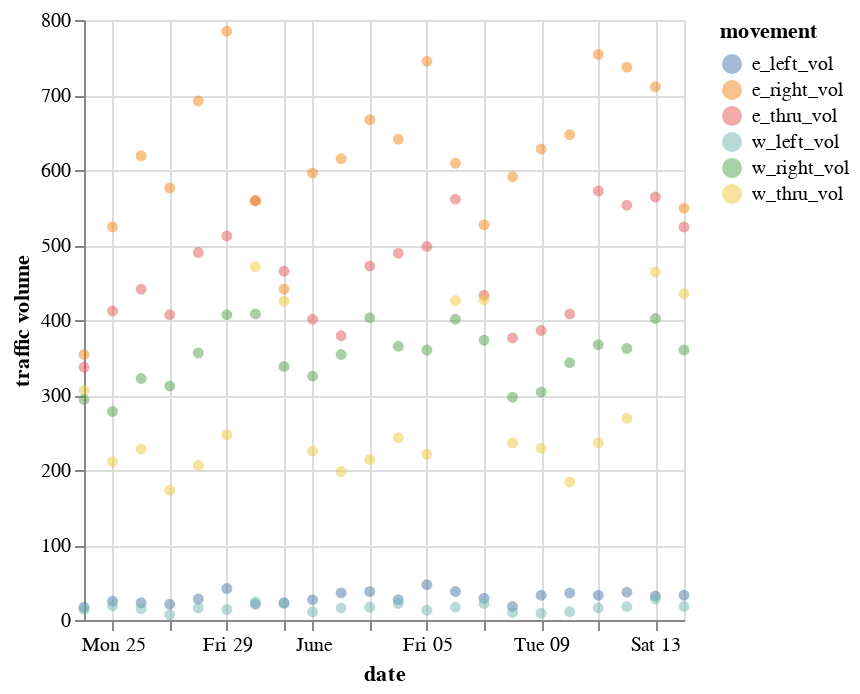

This figure's notebook cell:
### Code cell
base = alt.Chart(result2020i).mark_circle(opacity=0.5).transform_fold(
    fold=["e_thru_vol", "e_left_vol", "e_right_vol", "w_thru_vol", "w_left_vol", "w_right_vol"],
    as_=['movement', 'traffic volume']
).encode(
    alt.X('date:T'),
    alt.Y('traffic volume:Q'),
    alt.Color('movement:N'),
    alt.Tooltip(["date", "e_thru_vol", "e_left_vol", "e_right_vol", "w_thru_vol", "w_left_vol", "w_right_vol"])
)

# loe = base.transform_loess("date", "traffic volume", groupby=["movement"]).mark_line(size=4)

base

### Figure 1 — Vega-Lite specification as saved in the notebook (floating-point values rounded to 4 significant figures)
{"config": {"view": {"continuousWidth": 300, "continuousHeight": 300}}, "data": {"name": "data-5e1d9a4ae7e4015ce8b388597838805a"}, "mark": {"type": "circle", "opacity": 0.5}, "encoding": {"color": {"field": "movement", "type": "nominal"}, "tooltip": [{"field": "date", "type": "temporal"}, {"field": "e_thru_vol", "type": "quantitative"}, {"field": "e_left_vol", "type": "quantitative"}, {"field": "e_right_vol", "type": "quantitative"}, {"field": "w_thru_vol", "type": "quantitative"}, {"field": "w_left_vol", "type": "quantitative"}, {"field": "w_right_vol", "type": "quantitative"}], "x": {"field": "date", "type": "temporal"}, "y": {"field": "traffic volume", "type": "quantitative"}}, "transform": [{"fold": ["e_thru_vol", "e_left_vol", "e_right_vol", "w_thru_vol", "w_left_vol", "w_right_vol"], "as": ["movement", "traffic volume"]}], "$schema": "https://vega.github.io/schema/vega-lite/v5.8.0.json", "datasets": {"data-5e1d9a4ae7e4015ce8b388597838805a": [{"date": "2020-05-24T00:00:00", "e_thru_vol": 337, "e_left_vol": 17, "e_right_vol": 354, "w_thru_vol": 306, "w_left_vol": 14, "w_right_vol": 294}, {"date": "2020-05-25T00:00:00", "e_thru_vol": 412, "e_left_vol": 25, "e_right_vol": 524, "w_thru_vol": 211, "w_left_vol": 19, "w_right_vol": 278}, {"date": "2020-05-26T00:00:00", "e_thru_vol": 441, "e_left_vol": 23, "e_right_vol": 619, "w_thru_vol": 228, "w_left_vol": 15, "w_right_vol": 322}, {"date": "2020-05-27T00:00:00", "e_thru_vol": 407, "e_left_vol": 21, "e_right_vol": 576, "w_thru_vol": 173, "w_left_vol": 7, "w_right_vol": 312}, {"date": "2020-05-28T00:00:00", "e_thru_vol": 490, "e_left_vol": 28, "e_right_vol": 692, "w_thru_vol": 206, "w_left_vol": 16, "w_right_vol": 356}, {"date": "2020-05-29T00:00:00", "e_thru_vol": 512, "e_left_vol": 42, "e_right_vol": 785, "w_thru_vol": 247, "w_left_vol": 14, "w_right_vol": 407}, {"date": "2020-05-30T00:00:00", "e_thru_vol": 559, "e_left_vol": 21, "e_right_vol": 559, "w_thru_vol": 471, "w_left_vol": 24, "w_right_vol": 408}, {"date": "2020-05-31T00:00:00", "e_thru_vol": 465, "e_left_vol": 23, "e_right_vol": 441, "w_thru_vol": 425, "w_left_vol": 22, "w_right_vol": 338}, {"date": "2020-06-01T00:00:00", "e_thru_vol": 401, "e_left_vol": 27, "e_right_vol": 596, "w_thru_vol": 225, "w_left_vol": 11, "w_right_vol": 325}, {"date": "2020-06-02T00:00:00", "e_thru_vol": 379, "e_left_vol": 36, "e_right_vol": 615, "w_thru_vol": 198, "w_left_vol": 16, "w_right_vol": 354}, {"date": "2020-06-03T00:00:00", "e_thru_vol": 472, "e_left_vol": 38, "e_right_vol": 667, "w_thru_vol": 214, "w_left_vol": 17, "w_right_vol": 403}, {"date": "2020-06-04T00:00:00", "e_thru_vol": 489, "e_left_vol": 27, "e_right_vol": 641, "w_thru_vol": 243, "w_left_vol": 22, "w_right_vol": 365}, {"date": "2020-06-05T00:00:00", "e_thru_vol": 498, "e_left_vol": 47, "e_right_vol": 745, "w_thru_vol": 221, "w_left_vol": 13, "w_right_vol": 360}, {"date": "2020-06-06T00:00:00", "e_thru_vol": 561, "e_left_vol": 38, "e_right_vol": 609, "w_thru_vol": 426, "w_left_vol": 17, "w_right_vol": 401}, {"date": "2020-06-07T00:00:00", "e_thru_vol": 433, "e_left_vol": 29, "e_right_vol": 527, "w_thru_vol": 427, "w_left_vol": 22, "w_right_vol": 373}, {"date": "2020-06-08T00:00:00", "e_thru_vol": 376, "e_left_vol": 18, "e_right_vol": 591, "w_thru_vol": 236, "w_left_vol": 10, "w_right_vol": 297}, {"date": "2020-06-09T00:00:00", "e_thru_vol": 386, "e_left_vol": 33, "e_right_vol": 628, "w_thru_vol": 229, "w_left_vol": 9, "w_right_vol": 304}, {"date": "2020-06-10T00:00:00", "e_thru_vol": 408, "e_left_vol": 36, "e_right_vol": 647, "w_thru_vol": 184, "w_left_vol": 11, "w_right_vol": 343}, {"date": "2020-06-11T00:00:00", "e_thru_vol": 572, "e_left_vol": 33, "e_right_vol": 754, "w_thru_vol": 236, "w_left_vol": 16, "w_right_vol": 367}, {"date": "2020-06-12T00:00:00", "e_thru_vol": 553, "e_left_vol": 37, "e_right_vol": 737, "w_thru_vol": 269, "w_left_vol": 18, "w_right_vol": 362}, {"date": "2020-06-13T00:00:00", "e_thru_vol": 564, "e_left_vol": 32, "e_right_vol": 711, "w_thru_vol": 464, "w_left_vol": 28, "w_right_vol": 402}, {"date": "2020-06-14T00:00:00", "e_thru_vol": 524, "e_left_vol": 33, "e_right_vol": 549, "w_thru_vol": 435, "w_left_vol": 18, "w_right_vol": 360}]}}
